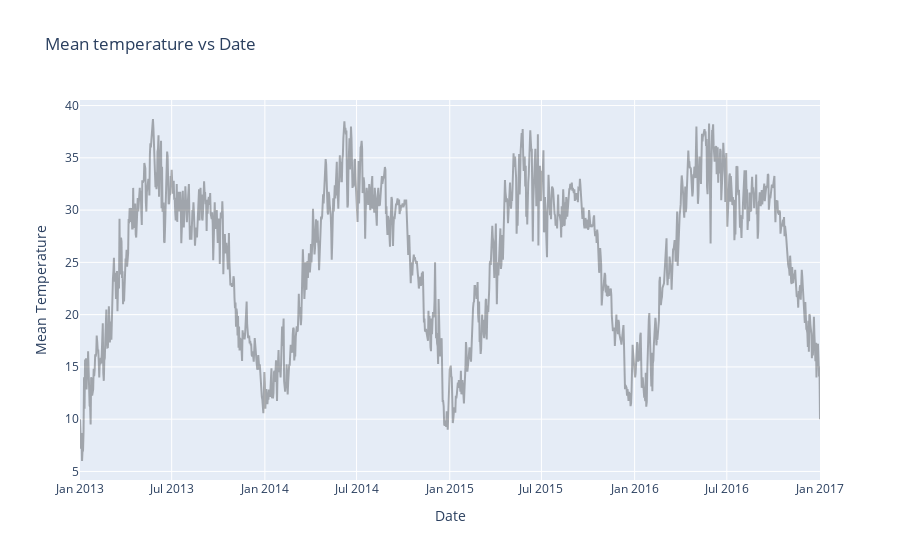

Write notebook code for a chart like this one.
### Code cell
plot_dataset(train_data_copy['meantemp'], title='Mean temperature vs Date')

### Figure 1 — Plotly figure (JSON) as saved in the notebook; plotly's stock layout.template omitted (floating-point values rounded to 4 significant figures; data arrays with more than 128 entries replaced by an {"elided": "..."} marker saying what was removed)
{"data": [{"line": {"color": "rgba(0,0,0, 0.3)"}, "mode": "lines", "name": "values", "text": {"elided": "1462 str values"}, "type": "scatter", "x": {"elided": "1462 str values"}, "y": {"elided": "1462 float values"}}], "layout": {"title": {"text": "Mean temperature vs Date"}, "xaxis": {"ticklen": 5, "title": {"text": "Date"}, "zeroline": false}, "yaxis": {"ticklen": 5, "title": {"text": "Mean Temperature"}, "zeroline": false}}}
